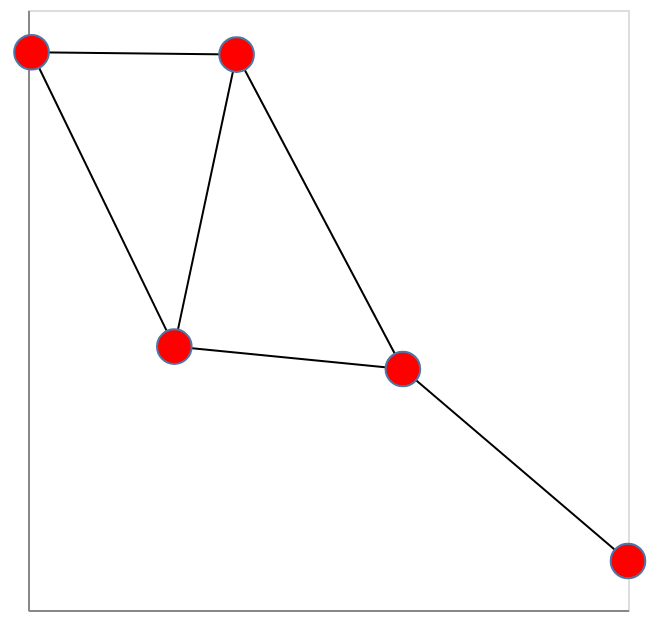

The notebook cell saved with this chart:
### Markdown cell above
##### Create a network from scratch

You can also create a graph by manually adding nodes and edges with the respective methods `add_edge` and `add_node`:

### Code cell
G = nx.Graph()

G.add_node("Ada")
G.add_node("Bob")
G.add_node("Cai")
G.add_node("Don")
G.add_node("Eva")

G.add_edge("Ada", "Bob")
G.add_edge("Ada", "Cai")
G.add_edge("Ada", "Eva")
G.add_edge("Bob", "Cai")
G.add_edge("Bob", "Don")
G.add_edge("Cai", "Don")

nxa.draw_networkx(G)

### Figure 1 — Vega-Lite specification as saved in the notebook (floating-point values rounded to 4 significant figures)
{"config": {"view": {"continuousWidth": 300, "continuousHeight": 300}}, "layer": [{"data": {"name": "data-4111940a2bcf6847c86f74ca1a02ef20"}, "mark": {"type": "line", "color": "black", "opacity": 1, "strokeWidth": 1}, "encoding": {"detail": {"field": "edge", "type": "quantitative"}, "x": {"axis": {"grid": false, "labels": false, "ticks": false, "title": ""}, "field": "x", "type": "quantitative"}, "y": {"axis": {"grid": false, "labels": false, "ticks": false, "title": ""}, "field": "y", "type": "quantitative"}}}, {"data": {"name": "data-8ff0672389034b400d2267d09434ec50"}, "mark": {"type": "point", "fill": "red", "opacity": 1, "size": 300, "strokeWidth": 1.0}, "encoding": {"x": {"axis": {"grid": false, "labels": false, "ticks": false}, "field": "x", "type": "quantitative"}, "y": {"axis": {"grid": false, "labels": false, "ticks": false}, "field": "y", "type": "quantitative"}}}], "$schema": "https://vega.github.io/schema/vega-lite/v5.20.1.json", "datasets": {"data-4111940a2bcf6847c86f74ca1a02ef20": [{"edge": 0, "source": "Ada", "pair": ["Ada", "Bob"], "target": "Bob", "x": 0.3247, "y": -0.1384}, {"edge": 0, "source": "Ada", "pair": ["Ada", "Bob"], "target": "Bob", "x": -0.361, "y": -0.1049}, {"edge": 1, "source": "Ada", "pair": ["Ada", "Cai"], "target": "Cai", "x": 0.3247, "y": -0.1384}, {"edge": 1, "source": "Ada", "pair": ["Ada", "Cai"], "target": "Cai", "x": -0.1742, "y": 0.3332}, {"edge": 2, "source": "Ada", "pair": ["Ada", "Eva"], "target": "Eva", "x": 0.3247, "y": -0.1384}, {"edge": 2, "source": "Ada", "pair": ["Ada", "Eva"], "target": "Eva", "x": 1.0, "y": -0.4264}, {"edge": 3, "source": "Bob", "pair": ["Bob", "Cai"], "target": "Cai", "x": -0.361, "y": -0.1049}, {"edge": 3, "source": "Bob", "pair": ["Bob", "Cai"], "target": "Cai", "x": -0.1742, "y": 0.3332}, {"edge": 4, "source": "Bob", "pair": ["Bob", "Don"], "target": "Don", "x": -0.361, "y": -0.1049}, {"edge": 4, "source": "Bob", "pair": ["Bob", "Don"], "target": "Don", "x": -0.7894, "y": 0.3366}, {"edge": 5, "source": "Cai", "pair": ["Cai", "Don"], "target": "Don", "x": -0.1742, "y": 0.3332}, {"edge": 5, "source": "Cai", "pair": ["Cai", "Don"], "target": "Don", "x": -0.7894, "y": 0.3366}], "data-8ff0672389034b400d2267d09434ec50": [{"x": 0.3247, "y": -0.1384}, {"x": -0.361, "y": -0.1049}, {"x": -0.1742, "y": 0.3332}, {"x": -0.7894, "y": 0.3366}, {"x": 1.0, "y": -0.4264}]}}
